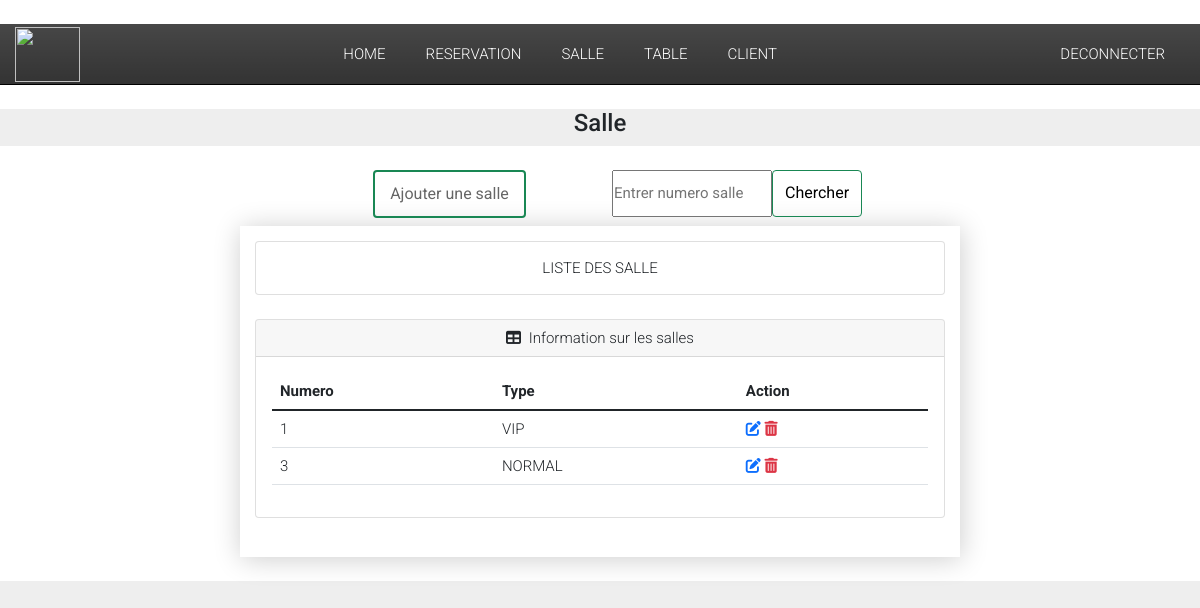
/salle/ (signed in), run on an earlier commit of the app's database.
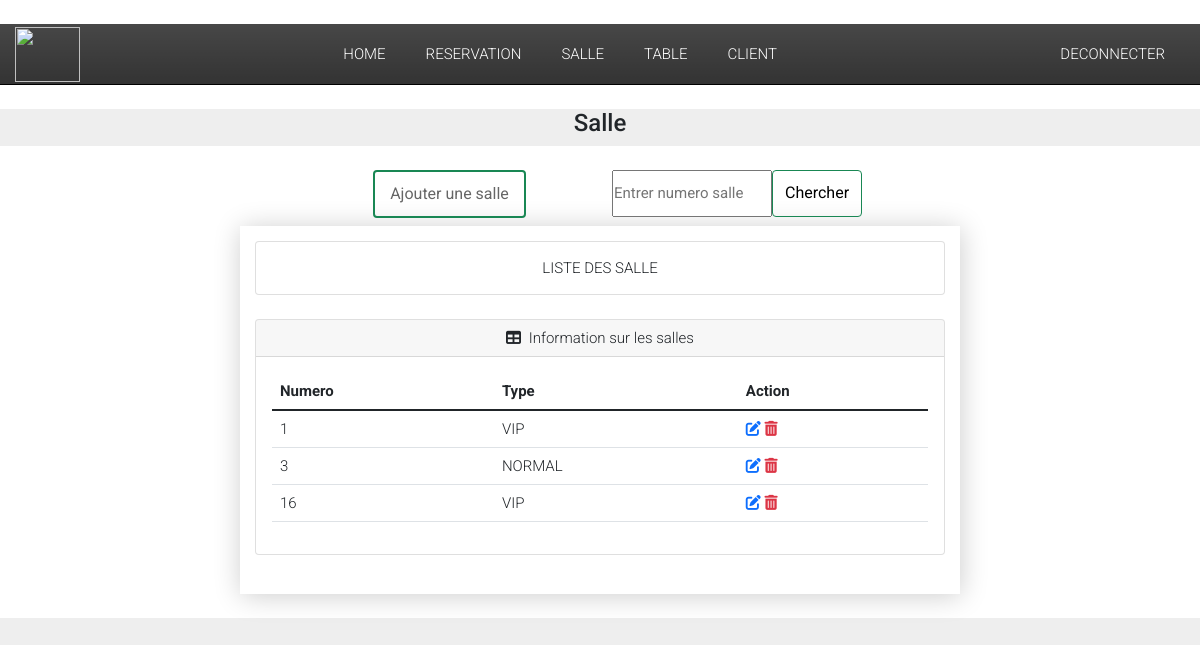
And on a later commit of the database.
### Reservation/models.py (models this page shows, shortened)
class Salle(models.Model):
    SALLE_TYPE = (
        ('VIP', 'vip'),
        ('NORMAL', 'Normal')
    )
    numero = models.IntegerField()
    type = models.CharField(max_length=50, choices=SALLE_TYPE)

### Reservation/views.py (the view)
# urls.py: path('salle/',views.salle,name="salle"),
def salle(request):
    if not request.user.is_authenticated:
        return redirect('login')
    else:
        salle = Salle.objects.all()
        res_salle = Reservation_salle.objects.all()
        for s in res_salle:
            n = s.salle.id
            print(n)
        reservation = {'salle':salle,
                    'res_salle' : res_salle,
                    'Reserver' : "Reserver",
                    'Non_Reserver' : "Non Reserver"}
        return render(request, 'Reservation/Salle.html',reservation)

### Reservation/templates/Reservation/Salle.html (shortened to what this page needs)
{% extends 'Reservation/main.html' %}
{% block content%}
{% load static %}
<!DOCTYPE html>
<html lang="en">
  <head>
	<link rel="stylesheet" href="{% static 'table/css/demo.css' %}">
  </head>
<body>
<h4><center>  Salle  </center></h4>
<main>
<center>
    <div class="row" >
      <div class="col-sm">
      </div>
      <div class="col-sm">
      <center>
      <h6 class=""><a class="btn btn-outline-success text-green border-success solid green mt-auto align-self-start" href="{% url 'ajout_salle' %}">Ajouter une salle</a></h6>
      </center>
    </div>
    <div class="col-sm">
      <center>
          <form class="d-flex ml-3" method="POST" action="{% url 'rechercher_salle'%}" >
            <input style="width: 160px; height:47px; border-color: green text-black border-11px solid" placeholder="Entrer numero salle"  type="number" aria-label="search"id="numero" name="numero" required>
            <button class= "btn btn-outline-success text-black border-4px solid green background-color-green" type="submit"> Chercher </button>
          </form> </center>
    </div>
    <div class="col-sm"> </div>
  </div>
<section class="container cd-table-container">
  <div class="card mb-4">
    <div class="card-body">
        LISTE DES SALLE
    </div>
</div>
<div class="card mb-4">
    <div class="card-header">
        <i class="fas fa-table me-1"></i>
        Information sur les salles
    </div>
    <div class="card-body">
        <table  class="table table-hover">
            <thead>
              <tr>
                <th>Numero</th>
                <th>Type</th>
                <th>Action</th>
              </tr>
            </thead>
            <tbody>
              {% for items in salle %}
              <tr>
                <td>{{items.numero}}</td>
                <td>{{items.type}}</td>
                <td><a  href="/modifier_salle/{{items.id}}/" > <i class="fas fa-edit"></i></a>
                  <a class="text-danger" href="/supprimer_salle/{{items.id}}/" ><i class="fas fa-trash-alt"></i></a>  </td>
                </tr>
                {% endfor %}
            </tbody>
        </table>
    </div>
</div>
</section>
</main>
  </body>
</html>
{% endblock %}

What changed in the data, as far as the page shows it:
added Salle: numero "16", type "VIP"
